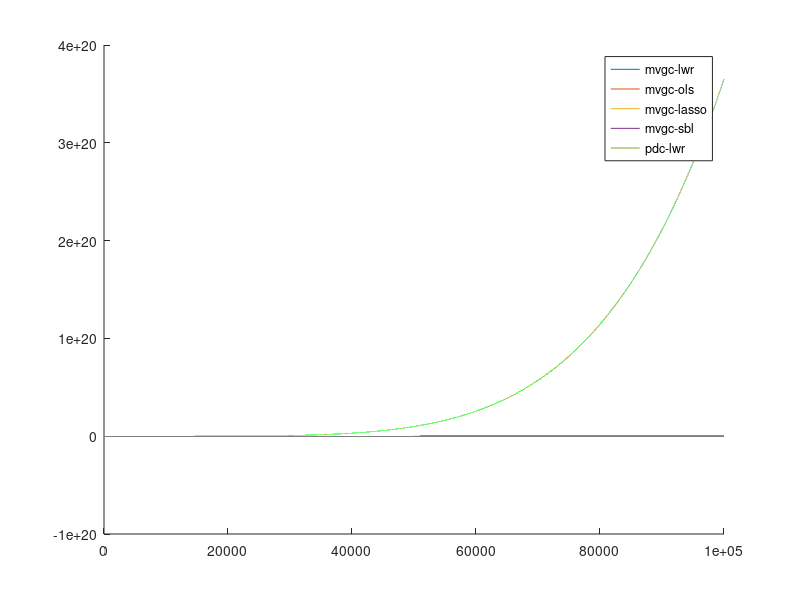

Source code (MATLAB): (Note: this script raises an error after producing the figure.)
%% Models
t_mvgclwr = @(c,s,o) (-0.5 + 8e-6 * c.^(2.1) * s.^(0.2) * o.^(1.6));
t_mvgcols = @(c,s,o) (-0.8 + 2e-5 * c.^(2.8) * s.^(-0.3) * o.^(1.7));
t_mvgclasso = @(c,s,o) (1.6 + 4e-7 * c.^(3.5) * s.^(0.1) * o.^(1.9));
t_mvgcsbl = @(c,s,o) (-73.8 + 6e-8 * c.^(2.1) * s.^(2.3) * o.^(0.1));
t_pdclwr = @(c,s,o) (49.9 + 3e-7 * c.^(5.3) * s.^(-0.1) * o.^(1.2));

% s = 14 * c - 200
t_mvgclwr = @(c,o) (-0.5 + 8e-6 .* c.^(2.1) .* (14.*c-200).^(0.2) .* o.^(1.6));
t_mvgcols = @(c,o) (-0.8 + 2e-5 .* c.^(2.8) .* (14.*c-200).^(-0.3) .* o.^(1.7));
t_mvgclasso = @(c,o) (1.6 + 4e-7 .* c.^(3.5) .* (14.*c-200).^(0.1) .* o.^(1.9));
t_mvgcsbl = @(c,o) (-73.8 + 6e-8 .* c.^(2.1) .* (14.*c-200).^(2.3) .* o.^(0.1));
t_pdclwr = @(c,o) (49.9 + 3e-7 .* c.^(5.3) .* (14.*c-200).^(-0.1) .* o.^(1.2));

daytime = 60 * 60 * 24;
weektime = daytime * 7;
monthtime = daytime * 30;
yeartime = daytime * 365;

%% Display
% Params
cs = 1:1:100000;
% s = 20000;
o = 10;

% Display
figure();
hold("on");

plot(cs, t_mvgclwr(cs,o), "DisplayName", "mvgc-lwr");
plot(cs, t_mvgcols(cs,o), "DisplayName", "mvgc-ols");
plot(cs, t_mvgclasso(cs,o), "DisplayName", "mvgc-lasso");
plot(cs, t_mvgcsbl(cs,o), "DisplayName", "mvgc-sbl");
plot(cs, t_pdclwr(cs,o), "DisplayName", "pdc-lwr");

legend("AutoUpdate", "off");

yline(daytime, ":", "Color", "black");
yline(weektime, ":", "Color", "black");
yline(monthtime, ":", "Color", "black");
yline(yeartime, ":", "Color", "black");

ylim([0, yeartime + 100]);
xlabel("nc");
ylabel("computation time");